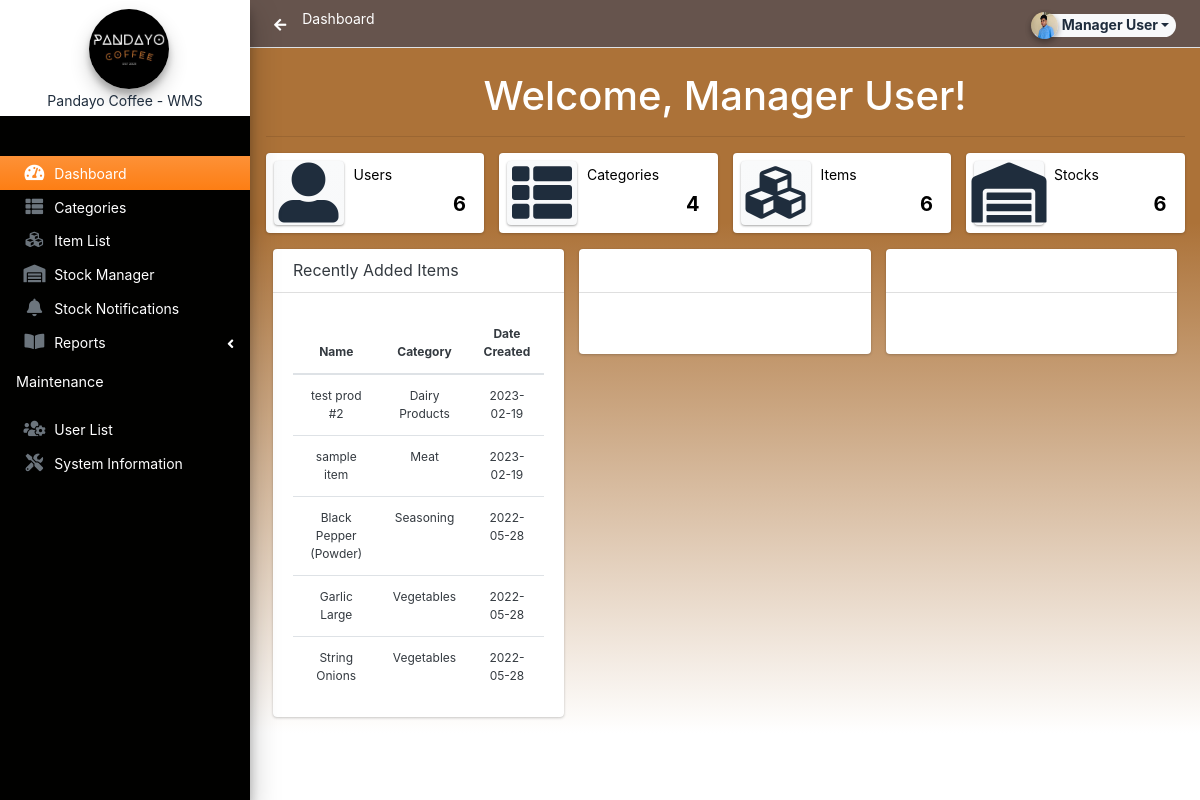
The app's page /admin (signed in) with its own data.
### tables this page shows
CREATE TABLE `item_list` (
  `id` int(30) NOT NULL,
  `category_id` int(30) NOT NULL,
  `name` text NOT NULL,
  `unit` varchar(250) NOT NULL,
  `description` text NOT NULL,
  `status` tinyint(1) NOT NULL DEFAULT 1,
  `delete_flag` tinyint(1) NOT NULL DEFAULT 0,
  `date_created` datetime NOT NULL DEFAULT current_timestamp(),
  `date_updated` datetime NOT NULL DEFAULT current_timestamp() ON UPDATE current_timestamp()
);

CREATE TABLE `category_list` (
  `id` int(30) NOT NULL,
  `name` text NOT NULL,
  `unit` varchar(250) NOT NULL DEFAULT 'pcs',
  `description` text NOT NULL,
  `status` tinyint(1) NOT NULL DEFAULT 1,
  `delete_flag` tinyint(1) NOT NULL DEFAULT 0,
  `date_created` datetime NOT NULL DEFAULT current_timestamp(),
  `date_updated` datetime NOT NULL DEFAULT current_timestamp() ON UPDATE current_timestamp()
);

### classes/DBConnection.php (called while the page is built, shortened)
<?php
class DBConnection{
    private $host = DB_SERVER;
    private $username = DB_USERNAME;
    private $password = DB_PASSWORD;
    private $database = DB_NAME;
    public $conn;
    public function __construct(){
        if (!isset($this->conn)) {
            $this->conn = new mysqli($this->host, $this->username, $this->password, $this->database);
        }
    }
}
?>

### classes/SystemSettings.php (called while the page is built, shortened)
<?php
class SystemSettings extends DBConnection{
	function userdata($field = ''){
		if(!empty($field)){
			if(isset($_SESSION['userdata'][$field]))
				return $_SESSION['userdata'][$field];
			else
				return null;
		}else{
			return false;
		}
	}
}
$_settings = new SystemSettings();
?>

### config.php (called while the page is built, shortened)
<?php
require_once('classes/DBConnection.php');
require_once('classes/SystemSettings.php');
function format_num($number = '' , $decimal = ''){
    if(is_numeric($number)){
        $ex = explode(".",$number);
        $decLen = isset($ex[1]) && abs($ex[1]) != 0 ? strlen($ex[1]) : 0;
        if(is_numeric($decimal)){
            return number_format($number,$decimal);
        }else{
            return number_format($number,$decLen);
        }
    }else{
        return "Invalid Input";
    }
}
?>

### admin/home.php (the view, shortened to what this page needs)
<h1 class="text-white text-center">Welcome, <?php echo $_settings->userdata('firstname')." ".$_settings->userdata('lastname') ?>!</h1>
<hr>
<div class="row">
  <div class="col-12 col-sm-4 col-md-3">
    <div class="info-box">
      <span class="info-box-icon bg-gradient-light elevation-1"><i class="fas fa-user-alt" style="font-size:60px"></i></span>
      <div class="info-box-content">
      <a href="<?php echo base_url ?>admin/?page=user/list" style="color:black;">
        <span class="info-box-text">Users</span>
        <span class="info-box-number text-right h5">
         <?php
            $user = $conn->query("SELECT * FROM users_list")->num_rows;
            echo format_num($user);
          ?>
        </span>
        </a>
      </div>
    </div>
  </div>
  <div class="col-12 col-sm-4 col-md-3">
    <div class="info-box">
      <span class="info-box-icon bg-gradient-light elevation-1"><i class="fas fa-th-list" style="font-size:60px; weigth:60px;"></i></span>
      <div class="info-box-content">
      <a href="<?php echo base_url ?>admin/?page=categories/index" style="color:black;">
        <span class="info-box-text">Categories</span>
        <span class="info-box-number text-right h5">
          <?php
            $category = $conn->query("SELECT * FROM category_list where delete_flag = 0 and `status` = 1")->num_rows;
            echo format_num($category);
          ?>
        </span>
        </a>
      </div>
    </div>
  </div>
  <div class="col-12 col-sm-4 col-md-3">
    <div class="info-box">
      <span class="info-box-icon bg-gradient-light elevation-1"><i class="fas fa-cubes" style="font-size:60px"></i></span>
      <div class="info-box-content">
      <a href="<?php echo base_url ?>admin/?page=items/index" style="color:black;">
        <span class="info-box-text">Items</b></span>
        <span class="info-box-number text-right  h5">
          <?php
            $items = $conn->query("SELECT id FROM item_list where delete_flag = 0 and `status` = 1")->num_rows;
            echo format_num($items);
          ?>
        </span>
        </a>
      </div>
    </div>
  </div>
  <div class="col-12 col-sm-4 col-md-3">
    <div class="info-box">
      <span class="info-box-icon bg-gradient-light elevation-1"><i class="fas fa-warehouse"  style="font-size:60px"></i></span>
      <div class="info-box-content">
        <a href="<?php echo base_url ?>admin/?page=stocks" style="color:black;" >
          <span class= "info-box-text">Stocks </span>
          <span class="info-box-number text-right h5">
          <?php
              $stock = $conn->query("SELECT * FROM item_list")->num_rows;
              echo format_num($stock);
            ?>
          </span>
        </a>
      </div>
    </div>
  </div>
</div>
<?php
  $sql = "SELECT * FROM item_list ORDER BY date_created DESC LIMIT 5";
  $result = $conn->query($sql);
  $recent_items = array();
  if ($result->num_rows > 0) {
    while($row = $result->fetch_assoc()) {
      $recent_items[] = $row;
    }
  }
?>
<div class="container-fluid">
  <div class="row">
    <div class="col-md-4">
      <div class="card">
        <div class="card-header">
          <h5 class="card-title">Recently Added Items</h5>
        </div>
        <div class="card-body">
          <table class="table">
            <thead>
              <tr>
                <th>Name</th>
                <th>Category</th>
                <th>Date Created</th>
              </tr>
            </thead>
            <tbody>
              <?php foreach($recent_items as $item): ?>
              <tr>
                <td><?php echo $item['name']; ?></td>
                <td>
                  <?php
                    $category_id = $item['category_id'];
                    $category_query = $conn->query("SELECT name FROM category_list WHERE id = $category_id");
                    $category = $category_query->fetch_assoc();
                    echo $category['name'];
                  ?>
                </td>
                <td><?php echo date('Y-m-d', strtotime($item['date_created'])); ?></td>
              </tr>
              <?php endforeach; ?>
            </tbody>
          </table>
        </div>
      </div>
    </div>
    <div class="col-md-4">
      <div class="card">
        <div class="card-header">
          <h5 class="card-title">&nbsp;</h5>
        </div>
        <div class="card-body">
        </div>
      </div>
    </div>
    <div class="col-md-4">
      <div class="card">
        <div class="card-header">
          <h5 class="card-title">&nbsp;</h5>
        </div>
        <div class="card-body">
        </div>
      </div>
    </div>
  </div>
</div>

### admin/home.php (style rules this page uses)
table { font-size: 12px; }
th, td { padding: 0.20rem; text-align: center; }

### records on screen
item_list: name "test prod #2", category.name "Dairy Products", date_created "2023-02-19"
item_list: name "sample item", category.name "Meat", date_created "2023-02-19"
item_list: name "Black Pepper (Powder)", category.name "Seasoning", date_created "2022-05-28"
item_list: name "Garlic Large", category.name "Vegetables", date_created "2022-05-28"
item_list: name "String Onions", category.name "Vegetables", date_created "2022-05-28"

### other values on screen
$pageTitle "Dashboard"
$_settings->userdata('firstname').' '.$_settings->userdata('lastname') "Manager User"
$_settings->info('short_name') "Pandayo Coffee - WMS"
$_settings->userdata('firstname') "Manager"
$_settings->userdata('lastname') "User"
format_num($user) "6"
format_num($category) "4"
format_num($items) "6"
format_num($stock) "6"
